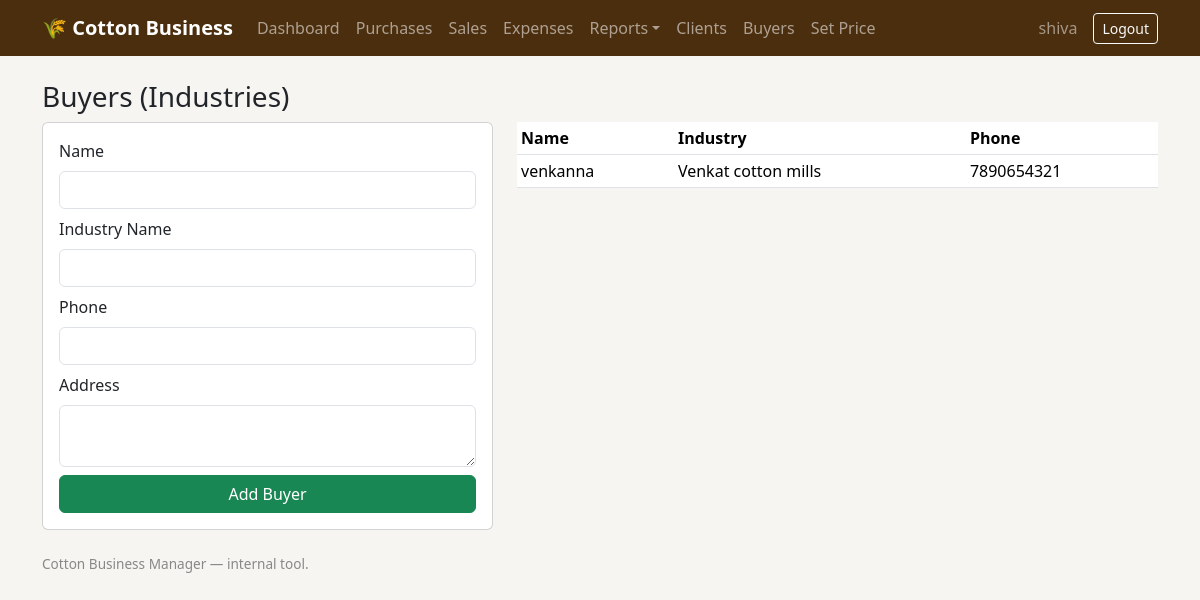
The app's page /buyers/ (signed in) with its own data.
### core/models.py (models this page shows, shortened)
class Buyer(models.Model):
    name = models.CharField(max_length=150)
    industry_name = models.CharField(max_length=150, blank=True)
    phone = models.CharField(max_length=20, blank=True)
    address = models.TextField(blank=True)
    created_at = models.DateTimeField(auto_now_add=True)
    class Meta:
        ordering = ["name"]

### core/views.py (the view)
# urls.py: path("buyers/", views.buyer_list, name="buyer_list"),
@login_required
def buyer_list(request):
    if request.method == "POST":
        form = BuyerForm(request.POST)
        if form.is_valid():
            form.save()
            return redirect("core:buyer_list")
    else:
        form = BuyerForm()
    return render(request, "core/buyer_list.html", {"form": form, "buyers": Buyer.objects.all()})

### core/forms.py
class BuyerForm(forms.ModelForm):
    class Meta:
        model = Buyer
        fields = ["name", "industry_name", "phone", "address"]
        widgets = {
            "name": forms.TextInput(attrs={"class": "form-control"}),
            "industry_name": forms.TextInput(attrs={"class": "form-control"}),
            "phone": forms.TextInput(attrs={"class": "form-control"}),
            "address": forms.Textarea(attrs={"rows": 2, "class": "form-control"}),
        }

### core/templates/core/buyer_list.html (shortened to what this page needs)
{% extends "core/base.html" %}
{% block content %}
<h3>Buyers (Industries)</h3>
<div class="row">
  <div class="col-md-5">
    <form method="post" class="card p-3">
      <div class="mb-2"><label class="form-label">Name</label>{{ form.name }}</div>
      <div class="mb-2"><label class="form-label">Industry Name</label>{{ form.industry_name }}</div>
      <div class="mb-2"><label class="form-label">Phone</label>{{ form.phone }}</div>
      <div class="mb-2"><label class="form-label">Address</label>{{ form.address }}</div>
      <button class="btn btn-success">Add Buyer</button>
    </form>
  </div>
  <div class="col-md-7">
    <table class="table table-sm">
      <thead><tr><th>Name</th><th>Industry</th><th>Phone</th></tr></thead>
      <tbody>
      {% for b in buyers %}
        <tr><td>{{ b.name }}</td><td>{{ b.industry_name }}</td><td>{{ b.phone }}</td></tr>
      {% endfor %}
      </tbody>
    </table>
  </div>
</div>
{% endblock %}

### core/templates/core/base.html (shortened to what this page needs)
<!DOCTYPE html>
<html lang="en">
<head>
<link href="https://cdn.jsdelivr.net/npm/bootstrap@5.3.3/dist/css/bootstrap.min.css" rel="stylesheet">
</head>
<body>
{% if user.is_authenticated %}
<nav class="navbar navbar-expand-lg navbar-dark" style="background:#4b2e0e;">
  <div class="container">
    <a class="navbar-brand" href="{% url 'core:dashboard' %}">🌾 Cotton Business</a>
    <div class="collapse navbar-collapse" id="nav">
      <ul class="navbar-nav me-auto">
        <li class="nav-item"><a class="nav-link" href="{% url 'core:dashboard' %}">Dashboard</a></li>
        <li class="nav-item"><a class="nav-link" href="{% url 'core:purchase_list' %}">Purchases</a></li>
        <li class="nav-item"><a class="nav-link" href="{% url 'core:sale_list' %}">Sales</a></li>
        <li class="nav-item"><a class="nav-link" href="{% url 'core:expense_list' %}">Expenses</a></li>
        <li class="nav-item dropdown">
          <a class="nav-link dropdown-toggle" href="#" role="button" data-bs-toggle="dropdown">Reports</a>
        </li>
        <li class="nav-item"><a class="nav-link" href="{% url 'core:client_list' %}">Clients</a></li>
        <li class="nav-item"><a class="nav-link" href="{% url 'core:buyer_list' %}">Buyers</a></li>
        <li class="nav-item"><a class="nav-link" href="{% url 'core:set_today_price' %}">Set Price</a></li>
      </ul>
      <span class="navbar-text me-3 text-white-50">{{ user.username }}</span>
      <form action="{% url 'logout' %}" method="post" class="d-inline"> {% csrf_token %} <button type="submit" class="btn btn-outline-light btn-sm">Logout</button> </form>
    </div>
  </div>
</nav>
{% endif %}
<div class="container py-4">
  {% block content %}{% endblock %}
</div>
<div class="container pb-4">
  <footer>Cotton Business Manager — internal tool.</footer>
</div>
</body>
</html>

### core/templates/core/base.html (style rules this page uses)
body { background:#f7f5f2; }
.navbar-brand { font-weight: 600; }
footer { color:#888; font-size: .85rem; }

### records on screen
Buyer: name "venkanna", industry_name "Venkat cotton mills", phone "7890654321"

### other values on screen
{{ user.username }} "shiva"
